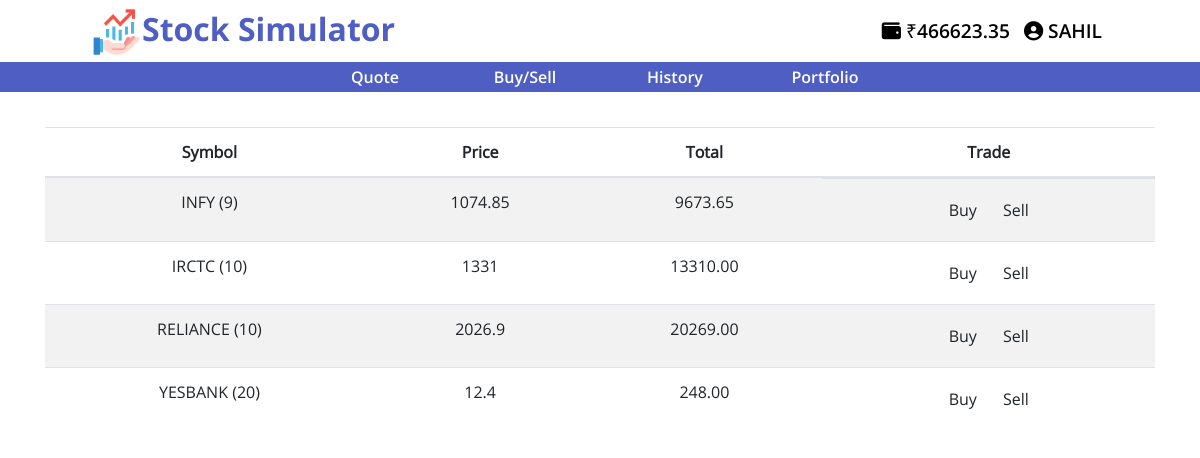
The page /trade (signed in) on the database its author committed.
### tables this page shows
CREATE TABLE 'users' ('id' INTEGER PRIMARY KEY AUTOINCREMENT NOT NULL, 'username' TEXT NOT NULL, 'hash' TEXT NOT NULL, 'cash' NUMERIC NOT NULL DEFAULT 10000.00 );

CREATE TABLE 'portfolio' ('id' INTEGER NOT NULL, 'symbol' TEXT NOT NULL, 'shares' INTEGER NOT NULL, 'price' NUMERIC NOT NULL, 'transacted' DATETIME NOT NULL DEFAULT CURRENT_TIMESTAMP);

### app.py (the view)
@app.route("/trade")
@login_required
def trade():
    symbol=list()
    share=list()
    price=list()
    total=list()
    sy = db.execute("SELECT symbol FROM portfolio WHERE id = :id", id= session['user_id'])
    sh = db.execute("SELECT shares FROM portfolio WHERE id = :id", id= session['user_id'])
    pr = db.execute("SELECT price FROM portfolio WHERE id = :id", id= session['user_id'])
    for i in range (len(sy)):
        symbol.append(sy[i]["symbol"].upper())
    for i in range (len(sh)):
        share.append(sh[i]["shares"])
    for i in range (len(pr)):
        price.append(pr[i]["price"])
    for i in range(len(symbol)):
        total.append(price[i]*share[i])
    data = zip(symbol,share,price,total)
    cash = db.execute("SELECT cash FROM users WHERE id=:id", id= session['user_id'])
    user = db.execute("SELECT username FROM users WHERE id = :id", id= session['user_id'])
    return render_template("trade.html", data=data, cash=cash[0]["cash"], user=user[0]["username"])

### helpers.py (called while the page is built)
def login_required(f):
    @wraps(f)
    def decorated_function(*args, **kwargs):
        if session.get("user_id") is None:
            return redirect(url_for("login", next=request.url))
        return f(*args, **kwargs)
    return decorated_function

### templates/trade.html (shortened to what this page needs)
{% extends "layout.html" %}
{% block main %}
<div class="container">
    <table class="table table-striped">
        <thead>
        <tr>
            <th>Symbol</th>
            <th>Price</th>
            <th>Total</th>
            <th>Trade</th>
        </tr>
        </thead>
        {% for item in data %}
        <tr>
        <td>{{item[0]}} ({{item[1]}})</td>
        <td>{{item[2]}}</td>
        <td>{{"%.2f"|format(item[3])}}</td>
        <td id="form">
            <form action="{{ url_for('buy') }}" method="post">
                <button class="btn" type="submit">Buy</button>
            </form>
            <form action="{{ url_for('sell') }}" method="post">
                <button class="btn" type="submit">Sell</button>
            </form>
        </td>
        {% endfor %}
    </table>
</div>
{% endblock %}

### templates/layout.html (shortened to what this page needs)
<!DOCTYPE html>
<html lang="en">
    <head>
        <link rel="stylesheet" href="static/css/alert.css">
        <link href="{{ url_for('static', filename='styles.css') }}" rel="stylesheet">
        <link rel="stylesheet" href="https://stackpath.bootstrapcdn.com/bootstrap/4.5.2/css/bootstrap.min.css">
    </head>
    <body>
        <nav class="navbar navbar-expand-lg fixed-top">
            <a class="navbar-brand" href="{{ url_for('index') }}"><img src="static/images/risk.png" class="logo">Stock Simulator</a>
            <div class="collapse navbar-collapse" id="navbarSupportedContent">
                {% if session.user_id %}
                <ul class="navbar-nav ml-auto">
                    <li class="nav-item"><a class="nav-link" href="{{ url_for('wallet') }}"><i class="fas fa-wallet"></i> ₹{{"%.2f"|format(cash)}}</a></li>
                    <li class="nav-item">
                        <div class="dropdown">
                            <button data-toggle="dropdown" class="userButton"><i class="fas fa-user-circle"></i> {{user}}</button>
                        </div>
                    </li>
                </ul>
                {% else %}
                <ul class="navbar-nav ml-auto">
                    <li class="nav-item"><a class="nav-link" href="{{ url_for('register') }}">Register</a></li>
                    <li class="nav-item"><a class="nav-link" href="{{ url_for('logout') }}">Log In</a></li>
                </ul>
                {% endif %}
            </div>
        </nav>
        <nav class="category-nav">
            <button class="category-nav-link">
                <a href="{{ url_for('quote') }}">Quote</a>
            </button>
            <button class="category-nav-link">
                <a href="{{ url_for('trade') }}">Buy/Sell</a>
            </button>
            <button class="category-nav-link">
                <a href="{{ url_for('history')}}">History</a>
            </button>
            <button class="category-nav-link">
                <a href="{{ url_for('portfolio')}}">Portfolio</a>
            </button>
        </nav>
        <main>
            {% block main %}{% endblock %}
        </main>
    </body>
</html>

### static/css/alert.css (style rules this page uses)
button, .dot { cursor: pointer; }

### static/styles.css (style rules this page uses)
body { padding-top: 127px; font-family: OpenSans-Regular !important; }
.container { margin-left: auto; margin-right: auto; text-align: center; }
nav.navbar.navbar-expand-lg.fixed-top { padding: 0 5.75rem; background: white; }
.logo { max-width: 50px; }
a.navbar-brand { color: #4e5ec3; font-family: OpenSans-Bold; font-size: 2em; }
a.nav-link { color: black; font-family: OpenSans-SemiBold; font-size: 1.2em; }
.userButton { background: transparent; outline: none !important; border: none; height: 45px; text-transform: uppercase; font-family: OpenSans-Semibold; font-size: 1.2em; }
.category-nav { display: inline-flex; width: 100%; background: #4e5ec3; height: 30px; align-items: center; justify-content: center; position: fixed; top: 62px; z-index: 100; }
.category-nav-link { background: none; border: none; outline: none; width: 150px; }
.category-nav-link a { color: white; text-decoration: none; font-family: OpenSans-SemiBold; }
main td { text-align: center; }
#form { display: flex; justify-content: center; }

### rows shown on the page
users: cash "466623.35", username "SAHIL"
portfolio: symbol "INFY", shares "9", price "1074.85", item "9673.65"
portfolio: symbol "IRCTC", shares "10", price "1331", item "13310.00"
portfolio: symbol "RELIANCE", shares "10", price "2026.9", item "20269.00"
portfolio: symbol "YESBANK", shares "20", price "12.4", item "248.00"
